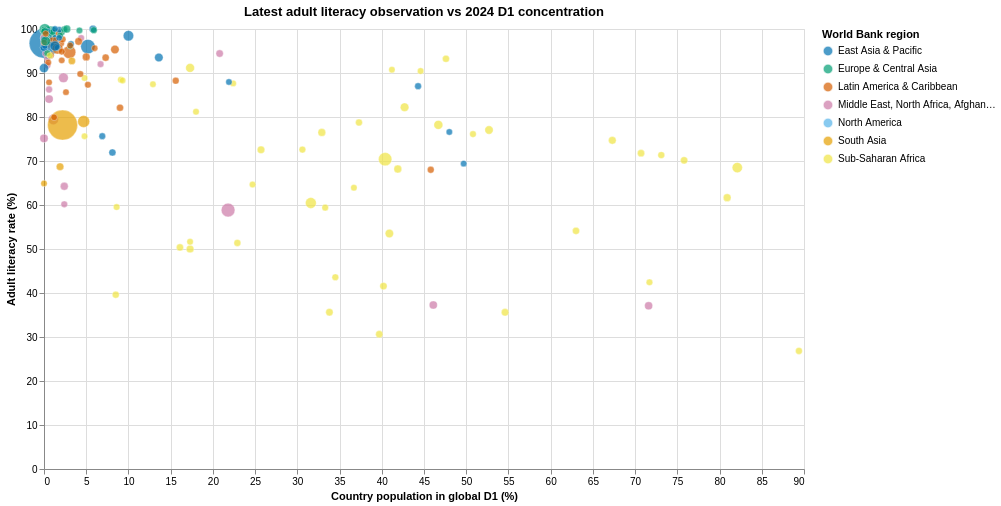

The cell this chart's notebook holds for it:
### Markdown cell above
## Recent country snapshot

The x-axis is the share of a country's population in the global D1 in 2024. The y-axis is that country's latest adult-literacy observation available by 2024. Points can therefore have different observation years; the tooltip shows the year and age of each observation. Correlations are country-level associations, not causal effects.

### Code cell
literacy_scatter = (
    alt.Chart(observed_snapshot.dropna(subset=['region']))
    .mark_circle(opacity=0.7, stroke='white', strokeWidth=0.5)
    .encode(
        x=alt.X('d1_country_population_pct:Q', title='Country population in global D1 (%)'),
        y=alt.Y('adult_literacy_pct:Q', title='Adult literacy rate (%)', scale=alt.Scale(domain=[0, 100])),
        color=alt.Color('region:N', title='World Bank region', scale=alt.Scale(domain=list(REGION_COLORS), range=list(REGION_COLORS.values()))),
        size=alt.Size('country_population:Q', legend=None, scale=alt.Scale(range=[40, 900])),
        tooltip=[
            alt.Tooltip('code:N', title='Country'),
            alt.Tooltip('region:N', title='Region'),
            alt.Tooltip('observation_year:Q', title='Literacy observation year', format='d'),
            alt.Tooltip('observation_age:Q', title='Observation age (years)', format='d'),
            alt.Tooltip('d1_country_population_pct:Q', title='Population in D1 (%)', format='.1f'),
            alt.Tooltip('adult_literacy_pct:Q', title='Adult literacy (%)', format='.1f'),
        ],
    )
    .properties(width=760, height=440, title='Latest adult literacy observation vs 2024 D1 concentration')
)
literacy_scatter

### Figure 1 — Vega-Lite specification as saved in the notebook (floating-point values rounded to 4 significant figures; data arrays with more than 128 entries replaced by an {"elided": "..."} marker saying what was removed)
{"config": {"view": {"continuousWidth": 300, "continuousHeight": 300}}, "data": {"name": "data-edd549d57e451aea32cdba46ccf7595b"}, "mark": {"type": "circle", "opacity": 0.7, "stroke": "white", "strokeWidth": 0.5}, "encoding": {"color": {"field": "region", "scale": {"domain": ["East Asia & Pacific", "Europe & Central Asia", "Latin America & Caribbean", "Middle East, North Africa, Afghanistan & Pakistan", "North America", "South Asia", "Sub-Saharan Africa"], "range": ["#0072B2", "#009E73", "#D55E00", "#CC79A7", "#56B4E9", "#E69F00", "#F0E442"]}, "title": "World Bank region", "type": "nominal"}, "size": {"field": "country_population", "legend": null, "scale": {"range": [40, 900]}, "type": "quantitative"}, "tooltip": [{"field": "code", "title": "Country", "type": "nominal"}, {"field": "region", "title": "Region", "type": "nominal"}, {"field": "observation_year", "format": "d", "title": "Literacy observation year", "type": "quantitative"}, {"field": "observation_age", "format": "d", "title": "Observation age (years)", "type": "quantitative"}, {"field": "d1_country_population_pct", "format": ".1f", "title": "Population in D1 (%)", "type": "quantitative"}, {"field": "adult_literacy_pct", "format": ".1f", "title": "Adult literacy (%)", "type": "quantitative"}], "x": {"field": "d1_country_population_pct", "title": "Country population in global D1 (%)", "type": "quantitative"}, "y": {"field": "adult_literacy_pct", "scale": {"domain": [0, 100]}, "title": "Adult literacy rate (%)", "type": "quantitative"}}, "height": 440, "title": "Latest adult literacy observation vs 2024 D1 concentration", "width": 760, "$schema": "https://vega.github.io/schema/vega-lite/v6.4.1.json", "datasets": {"data-edd549d57e451aea32cdba46ccf7595b": {"elided": "170 records"}}}
